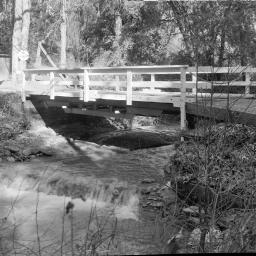
#> input picture Filter/bridge.jpg, 256 x 256 px
$ python problem3.py
#> lines starting #> are read from the running program, lines starting #| are printed output that depends on the picture
import numpy as np
import cv2
from PIL import Image
from matplotlib import pyplot as plt


def repeatGaussian(blur,nn):

	for i in range(0,nn):
		blur = cv2.GaussianBlur(blur,(3,3),0)

	f = np.fft.fft2(blur)
	fshift = np.fft.fftshift(f)
	magnitude_spectrum = 20*np.log(np.abs(fshift))

	nn=nn+1
	NAME = "Repeat {times} times (Gaussian filter)".format(times=str(nn))
	plt.subplot(121),plt.imshow(blur, cmap = 'gray')
	plt.title(NAME), plt.xticks([]), plt.yticks([])
	plt.subplot(122),plt.imshow(magnitude_spectrum, cmap = 'gray')
	plt.title('Magnitude Spectrum'), plt.xticks([]), plt.yticks([])
	plt.show()

def repeatMedian(blur2,nn2):

	for i in range(0,nn2):
		blur2 = cv2.medianBlur(blur2,5)

	f2 = np.fft.fft2(blur2)
	fshift2 = np.fft.fftshift(f2)
	magnitude_spectrum2 = 20*np.log(np.abs(fshift2))

	nn2=nn2+1
	NAME2 = "Repeat {times} times (Median filter)".format(times=str(nn2))
	plt.subplot(121),plt.imshow(blur2, cmap = 'gray')
	plt.title(NAME2), plt.xticks([]), plt.yticks([])
	plt.subplot(122),plt.imshow(magnitude_spectrum2, cmap = 'gray')
	plt.title('Magnitude Spectrum'), plt.xticks([]), plt.yticks([])
	plt.show()


img=cv2.imread('bridge.jpg',0).astype('int16')
#> img: shape (256, 256) int16; min 0, max 255, mean 114.2
oneblur = cv2.GaussianBlur(img,(3,3),0)
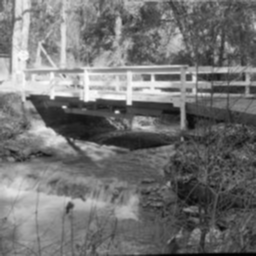
#> oneblur: shape (256, 256) int16; min 0, max 253, mean 114.2

#repeatGaussian(oneblur,9)


img2=cv2.imread('Fig0514(a).tif',0).astype('int16')
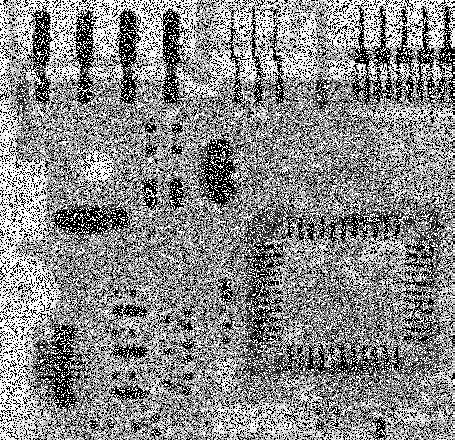
#> input picture Filter/Fig0514(a).tif, 455 x 440 px
#> img2: shape (440, 455) int16; min 0, max 255, mean 138.1
oneblur2 = cv2.medianBlur(img2,5)
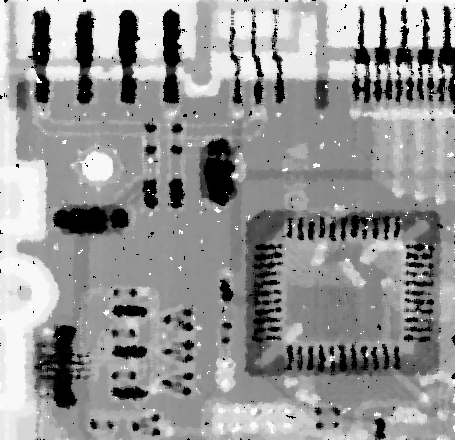
#> oneblur2: shape (440, 455) int16; min 0, max 255, mean 148.2

repeatMedian(oneblur2,9)
#> the loop in repeatMedian, `for i in range(0,nn2):` made 9 passes
#> pass 1, in repeatMedian, `blur2 = cv2.medianBlur(blur2,5)`:
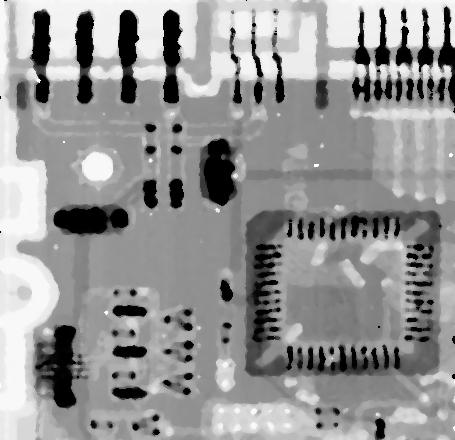
#> blur2: shape (440, 455) int16; min 0, max 255, mean 148.8
#> pass 3, in repeatMedian, `blur2 = cv2.medianBlur(blur2,5)`:
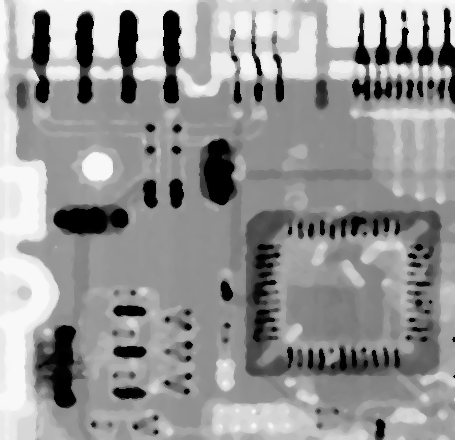
#> blur2: shape (440, 455) int16; min 0, max 249, mean 149.5
#> after the loop in repeatMedian, `for i in range(0,nn2):`:
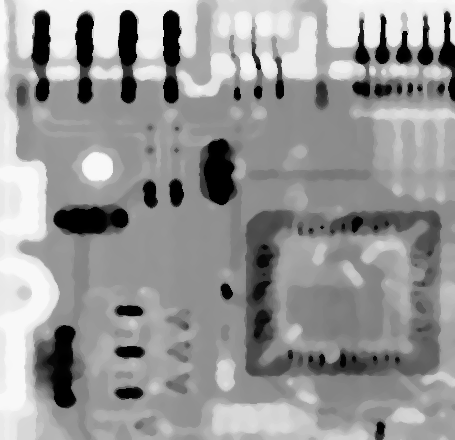
#> blur2: shape (440, 455) int16; min 0, max 248, mean 151
#> in repeatMedian, `magnitude_spectrum2 = 20*np.log(np.abs(fshift2))`:
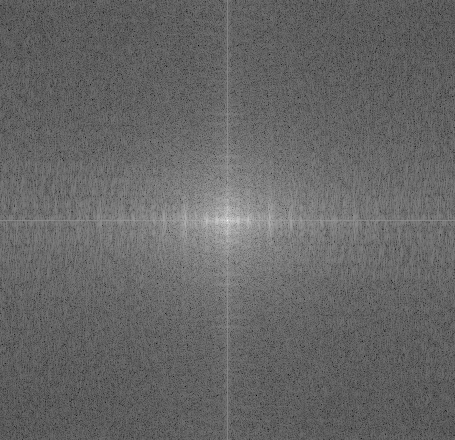
#> magnitude_spectrum2: shape (440, 455) float64; min 26.73, max 344.5, mean 154.9; drawn with min black and max white
